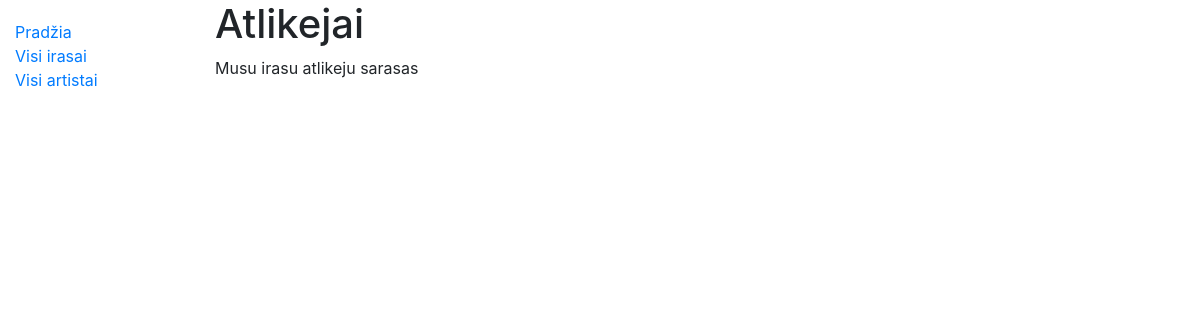
The app's page /artistai/, older data.
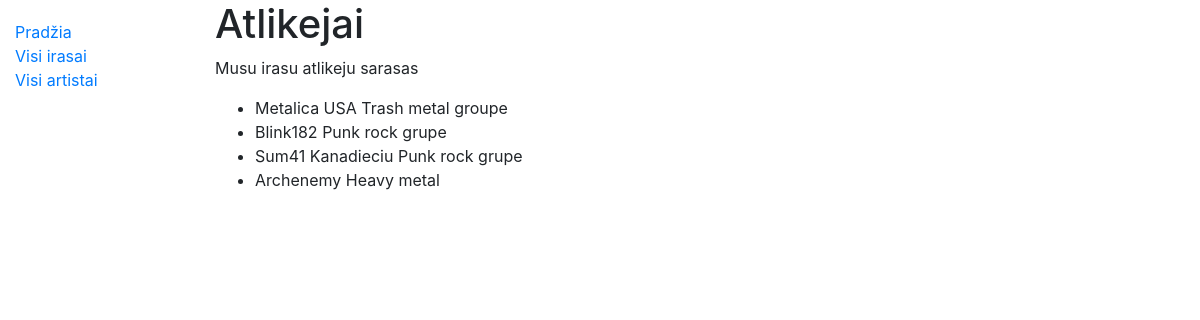
The same page, newer data.
### irasai/models.py (models this page shows, shortened)
class Artistas(models.Model):
    pavadinimas = models.CharField("Pavadinimas", max_length=100)
    metai = models.IntegerField("Pradejo-metai")
    biografija = models.TextField("Biografija", max_length=2000)

### irasai/views.py (the view)
# urls.py: path('artistai/', views.visi_artistai, name='artistai-visi-url')
def visi_artistai(request):
    artistai = Artistas.objects.all()
    context_t = {
        'artistai_t': artistai,
    }
    return render(request, 'artistai_visi.html', context=context_t)

### irasai/templates/artistai_visi.html
{% extends "base.html" %}
{% block content %}
<h1>Atlikejai</h1>
<p>Musu irasu atlikeju sarasas</p>
<ul>
    {% for artistas in artistai_t %}
    <li>{{ artistas.pavadinimas }} {{ artistas.biografija }}</li>
    {% endfor %}
</ul>
{% endblock %}

### irasai/templates/base.html (shortened to what this page needs)
<!DOCTYPE html>
<html lang="en">
<head>
    <link rel="stylesheet"
          href="https://stackpath.bootstrapcdn.com/bootstrap/4.1.3/css/bootstrap.min.css"
          integrity="sha384-
MCw98/SFnGE8fJT3GXwEOngsV7Zt27NXFoaoApmYm81iuXoPkFOJwJ8ERdknLPMO"
>
    {% load static %}
    <link rel="stylesheet" href="{% static 'css/styles.css' %}">
</head>
<body>
<div class="container-fluid">
    <div class="row">
        <div class="col-sm-2">
            {% block sidebar %}
            <ul class="sidebar-nav">
                <li><a href="{% url 'homepage-url' %}">Pradžia</a></li>
                <li><a href="">Visi irasai</a></li>
                <li><a href="{% url 'artistai-visi-url' %}">Visi artistai</a></li>
            </ul>
            {% endblock %}
        </div>
        <div class="col-sm-10 ">{% block content %}{% endblock %}</div>
    </div>
</div>
</body>
</html>

### irasai/static/css/styles.css (style rules this page uses)
.sidebar-nav { margin-top: 20px; padding: 0; list-style: none; }

Row changes from the older to the newer data that the page shows:
added Artistas: pavadinimas "Metalica", biografija "USA Trash metal groupe"
added Artistas: pavadinimas "Blink182", biografija "Punk rock grupe"
added Artistas: pavadinimas "Sum41", biografija "Kanadieciu Punk rock grupe"
added Artistas: pavadinimas "Archenemy", biografija "Heavy metal"
